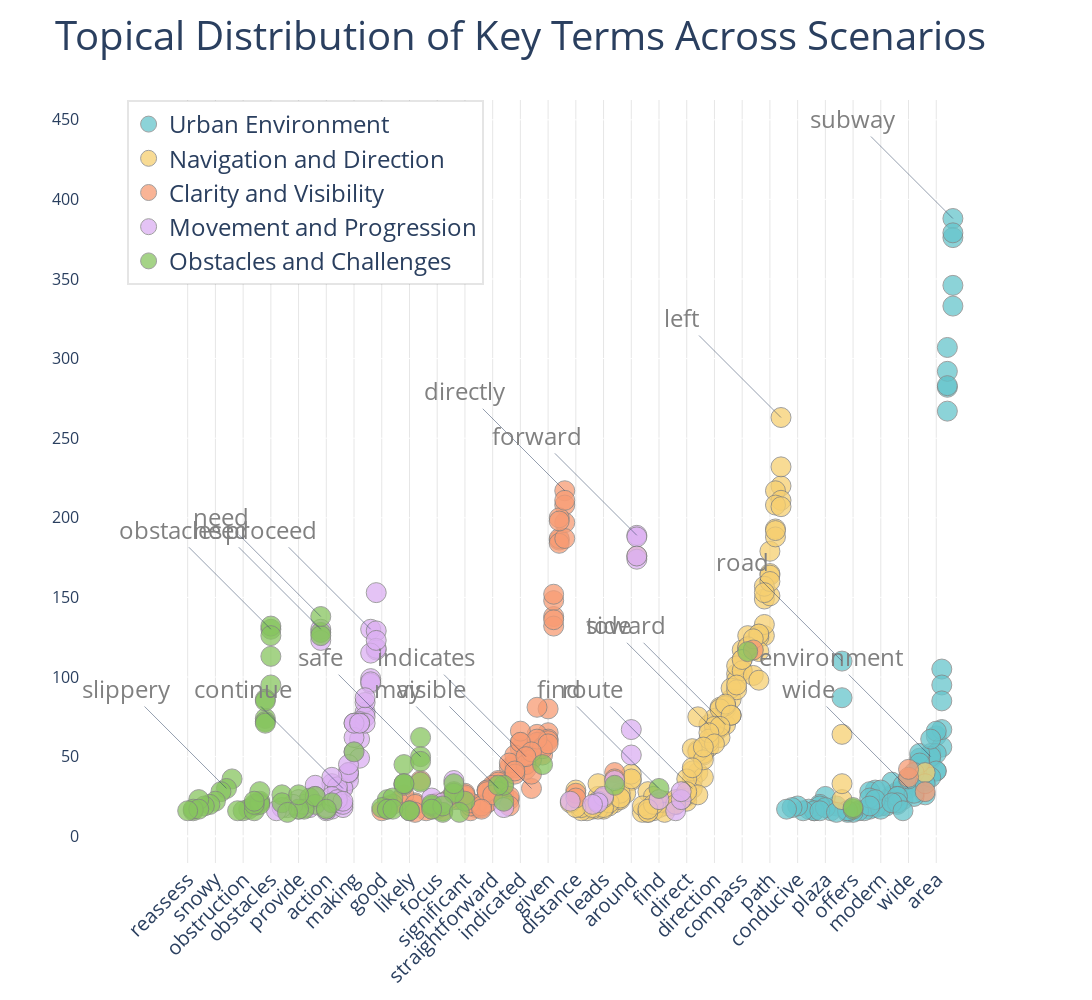

Notebook code cell kept with this figure:
### Code cell
import os
import json
import plotly.graph_objects as go

# Load all the JSON files
scenarios = []
all_topics = set()
all_data = []

start_colors = {
    "topic_1": "#66c5cc", "topic_2": "#f6cf71", "topic_3": "#f89c74",
    "topic_4": "#dcb0f2", "topic_5": "#87c55f"
}

# Assuming the JSON files are in a directory named "topics"
json_files = [f for f in os.listdir("topics") if f.endswith(".json")]

for file in json_files:
    scenario = file.replace("predicated_topic_for_", "").replace(".json", "")
    scenarios.append(scenario)

    with open(os.path.join("topics", file), "r") as f:
        data = json.load(f)

    predicated_topic = data["predicated_topic"]
    top_words = data["top_words"]

    for word, topic in predicated_topic.items():
        all_data.append({
            "scenario": scenario,
            "word": word,
            "topic": topic,
            "count": top_words[word]
        })
        all_topics.add(topic)

# Ensure we have exactly 5 topics
assert len(all_topics) == 5, f"Expected 5 topics, but found {len(all_topics)}"

# Create a fixed color mapping for the 5 topics
topic_colors = {topic: start_colors[f"topic_{i+1}"] for i, topic in enumerate(all_topics)}

# Create the scatter plot
fig = go.Figure()

for topic in all_topics:
    topic_data = [item for item in all_data if item["topic"] == topic]
    fig.add_trace(go.Scatter(
        x=[item["word"] for item in topic_data],
        y=[item["count"] for item in topic_data],
        mode='markers',
        name=topic,
        marker=dict(size=20, opacity=0.75, line=dict(width=1, color='grey'), color=topic_colors[topic]),
    ))

    # Add text to each point for each topic if the count is max or in specific range
    max_count = max(item["count"] for item in topic_data)
    for item in topic_data:
        if item["count"] == max_count or item["count"] in range(10, max_count, 20):
            fig.add_annotation(
                x=item["word"],
                y=item["count"],
                text=item["word"],
                showarrow=True,
                font=dict(size=24, color='gray'),
                ax=-100,
                ay=-100,
                arrowwidth=0.5,
            )

# Update layout
fig.update_layout(
    plot_bgcolor='white',
    title="Topical Distribution of Key Terms Across Scenarios",
    title_font=dict(size=40),
    width=resolution_x,
    height=resolution_y,
    yaxis=dict(tickfont=dict(size=16)),
    xaxis=dict(
        gridcolor='rgba(0,0,0,.1)',
        autorange='reversed',
        tickangle=-45,
        tickfont=dict(size=20),
        side='right',
    ),
    legend=dict(
        x=0.05,
        y=1,
        xanchor='left',
        yanchor='top',
        bgcolor='rgba(255,255,255,1)',
        bordercolor='rgba(0,0,0,.1)',
        borderwidth=2,
        font=dict(size=24)
    ),
)

# Show the figure
fig.show()

# Save the figure as an image
fig.write_image("ta-topical.png",
                width=resolution_x, height=resolution_y, engine="kaleido")

### Figure 1 — Plotly figure (JSON) as saved in the notebook; plotly's stock layout.template omitted (floating-point values rounded to 4 significant figures; data arrays with more than 128 entries replaced by an {"elided": "..."} marker saying what was removed)
{"data": [{"marker": {"color": "#66c5cc", "line": {"color": "grey", "width": 1}, "opacity": 0.75, "size": 20}, "mode": "markers", "name": "Urban Environment", "type": "scatter", "x": ["subway", "station", "building", "area", "environment", "located", "buildings", "coffee", "wide", "tall", "green", "glass", "serve", "modern", "open", "surroundings", "commercial", "office", "offers", "nearby", "subway", "station", "road", "building", "environment", "buildings", "area", "located", "glass", "tall", "green", "street", "modern", "brick", "subway", "station", "building", "area", "environment", "buildings", "wide", "glass", "tall", "open", "surroundings", "green", "plaza", "coffee", "urban", "features", "nearby", "subway", "station", "road", "building", "buildings", "area", "environment", "modern", "coffee", "green", "surroundings", "urban", "surrounding", "features", "proximity", "nearby", "subway", "station", "building", "area", "environment", "buildings", "coffee", "wide", "located", "open", "green", "glass", "surroundings", "conducive", "plaza", "center", "pedestrian", "tall", "urban", "street"], "y": [346, 267, 105, 63, 48, 35, 35, 32, 30, 29, 28, 26, 19, 19, 18, 17, 16, 16, 15, 15, 333, 282, 87, 56, 52, 44, 41, 26, 25, 23, 20, 19, 17, 16, 388, 292, 95, 52, 50, 49, 34, 34, 32, 29, 28, 25, 25, 25, 20, 16, 16, 376, 307, 110, 85, 52, 41, 37, 29, 27, 25, 24, 19, 17, 16, 16, 16, 379, 283, 67, 66, 61, 46, 40, 36, 33, 23, 21, 21, 19, 19, 18, 18, 17, 16, 16, 15]}, {"marker": {"color": "#f6cf71", "line": {"color": "grey", "width": 1}, "opacity": 0.75, "size": 20}, "mode": "markers", "name": "Navigation and Direction", "type": "scatter", "x": {"elided": "140 str values"}, "y": {"elided": "140 int values"}}, {"marker": {"color": "#f89c74", "line": {"color": "grey", "width": 1}, "opacity": 0.75, "size": 20}, "mode": "markers", "name": "Clarity and Visibility", "type": "scatter", "x": ["directly", "sign", "clear", "given", "since", "immediate", "visible", "indicates", "indicated", "appears", "slightly", "current", "best", "may", "distance", "straightforward", "seems", "clearly", "shows", "reference", "directly", "sign", "clear", "given", "immediate", "indicated", "since", "indicates", "appears", "wide", "may", "straightforward", "visible", "seems", "significant", "best", "friend", "potential", "visibility", "slightly", "allowing", "shows", "reference", "clearly", "focus", "could", "eye", "directly", "sign", "clear", "front", "given", "indicated", "immediate", "since", "appears", "visible", "slightly", "indicates", "current", "safe", "may", "located", "indicating", "seems", "likely", "focus", "allowing", "sign", "directly", "clear", "immediate", "indicated", "given", "since", "indicates", "wide", "visible", "appears", "straightforward", "seems", "may", "due", "slightly", "significant", "distance", "also", "reference", "indicating", "based", "might", "clearly", "focus", "good", "directly", "sign", "clear", "immediate", "indicated", "given", "visible", "indicates", "appears", "seems", "straightforward", "significant", "focus", "slightly", "clearly", "indicating"], "y": [217, 186, 138, 65, 61, 58, 49, 46, 46, 43, 43, 40, 34, 30, 27, 25, 21, 20, 18, 16, 208, 187, 148, 80, 64, 55, 51, 49, 46, 37, 35, 31, 30, 29, 27, 26, 23, 23, 23, 23, 21, 20, 19, 18, 18, 17, 16, 197, 184, 132, 117, 61, 59, 59, 56, 51, 48, 46, 42, 36, 35, 34, 28, 21, 21, 17, 17, 16, 200, 187, 136, 81, 66, 60, 55, 45, 42, 39, 39, 32, 29, 28, 26, 25, 25, 24, 22, 21, 20, 20, 19, 19, 18, 16, 211, 198, 152, 61, 59, 58, 53, 50, 41, 28, 26, 26, 21, 19, 17, 15]}, {"marker": {"color": "#dcb0f2", "line": {"color": "grey", "width": 1}, "opacity": 0.75, "size": 20}, "mode": "markers", "name": "Movement and Progression", "type": "scatter", "x": ["forward", "move", "proceed", "reach", "moving", "making", "around", "approach", "continue", "movement", "along", "efficient", "action", "proceed", "need", "move", "reach", "making", "moving", "approach", "efficient", "optimal", "continue", "movement", "ensuring", "maintain", "provide", "action", "forward", "move", "proceed", "reach", "moving", "around", "approach", "movement", "leads", "lead", "along", "turning", "explore", "keeping", "continue", "action", "leading", "forward", "need", "move", "proceed", "reach", "moving", "making", "approach", "efficient", "potential", "current", "optimal", "could", "provide", "closer", "allowing", "movement", "maintain", "explore", "continue", "adjust", "best", "steps", "forward", "move", "proceed", "reach", "making", "moving", "approach", "closer", "efficient", "optimal", "movement", "find", "continue"], "y": [189, 153, 99, 78, 61, 53, 51, 39, 31, 31, 22, 17, 16, 130, 130, 129, 84, 71, 49, 35, 33, 32, 30, 28, 18, 18, 17, 17, 174, 117, 96, 75, 72, 67, 40, 31, 25, 22, 21, 20, 19, 18, 18, 18, 16, 188, 123, 118, 115, 71, 71, 62, 40, 37, 35, 35, 24, 24, 23, 23, 21, 21, 20, 20, 20, 18, 18, 16, 176, 123, 97, 87, 71, 71, 45, 28, 25, 25, 23, 23, 22]}, {"marker": {"color": "#87c55f", "line": {"color": "grey", "width": 1}, "opacity": 0.75, "size": 20}, "mode": "markers", "name": "Obstacles and Challenges", "type": "scatter", "x": ["need", "obstacles", "without", "safe", "due", "potential", "adjust", "ensuring", "might", "significant", "blocking", "optimal", "cannot", "could", "option", "maintain", "obstruction", "likely", "easy", "allowing", "obstacles", "without", "safe", "due", "conditions", "slippery", "cautious", "snowy", "blocking", "snow", "hinder", "cannot", "need", "obstacles", "without", "making", "due", "find", "potential", "optimal", "based", "alternative", "best", "adjust", "efficient", "blocking", "could", "cannot", "provide", "might", "offers", "ensure", "obstacles", "without", "safe", "blocking", "ensure", "alternative", "need", "obstacles", "target", "without", "since", "safe", "due", "potential", "current", "best", "may", "provide", "cannot", "allowing", "good", "offers", "could", "might", "based", "action", "reassess", "likely", "friend", "keeping"], "y": [128, 113, 74, 62, 32, 28, 26, 24, 23, 22, 21, 20, 19, 19, 17, 17, 16, 16, 16, 15, 130, 72, 50, 45, 36, 30, 28, 22, 22, 20, 19, 16, 126, 95, 71, 53, 33, 30, 27, 25, 24, 23, 22, 21, 21, 20, 20, 20, 17, 17, 17, 16, 132, 86, 47, 28, 17, 17, 138, 126, 116, 85, 45, 34, 33, 33, 32, 32, 32, 26, 22, 19, 18, 18, 17, 17, 17, 17, 16, 16, 15, 15]}], "layout": {"annotations": [{"arrowwidth": 0.5, "ax": -100, "ay": -100, "font": {"color": "gray", "size": 24}, "showarrow": true, "text": "wide", "x": "wide", "y": 30}, {"arrowwidth": 0.5, "ax": -100, "ay": -100, "font": {"color": "gray", "size": 24}, "showarrow": true, "text": "subway", "x": "subway", "y": 388}, {"arrowwidth": 0.5, "ax": -100, "ay": -100, "font": {"color": "gray", "size": 24}, "showarrow": true, "text": "environment", "x": "environment", "y": 50}, {"arrowwidth": 0.5, "ax": -100, "ay": -100, "font": {"color": "gray", "size": 24}, "showarrow": true, "text": "road", "x": "road", "y": 110}, {"arrowwidth": 0.5, "ax": -100, "ay": -100, "font": {"color": "gray", "size": 24}, "showarrow": true, "text": "toward", "x": "toward", "y": 70}, {"arrowwidth": 0.5, "ax": -100, "ay": -100, "font": {"color": "gray", "size": 24}, "showarrow": true, "text": "side", "x": "side", "y": 70}, {"arrowwidth": 0.5, "ax": -100, "ay": -100, "font": {"color": "gray", "size": 24}, "showarrow": true, "text": "route", "x": "route", "y": 30}, {"arrowwidth": 0.5, "ax": -100, "ay": -100, "font": {"color": "gray", "size": 24}, "showarrow": true, "text": "left", "x": "left", "y": 263}, {"arrowwidth": 0.5, "ax": -100, "ay": -100, "font": {"color": "gray", "size": 24}, "showarrow": true, "text": "directly", "x": "directly", "y": 217}, {"arrowwidth": 0.5, "ax": -100, "ay": -100, "font": {"color": "gray", "size": 24}, "showarrow": true, "text": "may", "x": "may", "y": 30}, {"arrowwidth": 0.5, "ax": -100, "ay": -100, "font": {"color": "gray", "size": 24}, "showarrow": true, "text": "visible", "x": "visible", "y": 30}, {"arrowwidth": 0.5, "ax": -100, "ay": -100, "font": {"color": "gray", "size": 24}, "showarrow": true, "text": "indicates", "x": "indicates", "y": 50}, {"arrowwidth": 0.5, "ax": -100, "ay": -100, "font": {"color": "gray", "size": 24}, "showarrow": true, "text": "forward", "x": "forward", "y": 189}, {"arrowwidth": 0.5, "ax": -100, "ay": -100, "font": {"color": "gray", "size": 24}, "showarrow": true, "text": "proceed", "x": "proceed", "y": 130}, {"arrowwidth": 0.5, "ax": -100, "ay": -100, "font": {"color": "gray", "size": 24}, "showarrow": true, "text": "need", "x": "need", "y": 130}, {"arrowwidth": 0.5, "ax": -100, "ay": -100, "font": {"color": "gray", "size": 24}, "showarrow": true, "text": "continue", "x": "continue", "y": 30}, {"arrowwidth": 0.5, "ax": -100, "ay": -100, "font": {"color": "gray", "size": 24}, "showarrow": true, "text": "obstacles", "x": "obstacles", "y": 130}, {"arrowwidth": 0.5, "ax": -100, "ay": -100, "font": {"color": "gray", "size": 24}, "showarrow": true, "text": "safe", "x": "safe", "y": 50}, {"arrowwidth": 0.5, "ax": -100, "ay": -100, "font": {"color": "gray", "size": 24}, "showarrow": true, "text": "slippery", "x": "slippery", "y": 30}, {"arrowwidth": 0.5, "ax": -100, "ay": -100, "font": {"color": "gray", "size": 24}, "showarrow": true, "text": "find", "x": "find", "y": 30}, {"arrowwidth": 0.5, "ax": -100, "ay": -100, "font": {"color": "gray", "size": 24}, "showarrow": true, "text": "need", "x": "need", "y": 138}], "height": 1000, "legend": {"bgcolor": "rgba(255,255,255,1)", "bordercolor": "rgba(0,0,0,.1)", "borderwidth": 2, "font": {"size": 24}, "x": 0.05, "xanchor": "left", "y": 1, "yanchor": "top"}, "plot_bgcolor": "white", "title": {"font": {"size": 40}, "text": "Topical Distribution of Key Terms Across Scenarios"}, "width": 3000, "xaxis": {"autorange": "reversed", "gridcolor": "rgba(0,0,0,.1)", "side": "right", "tickangle": -45, "tickfont": {"size": 20}}, "yaxis": {"tickfont": {"size": 16}}}}
